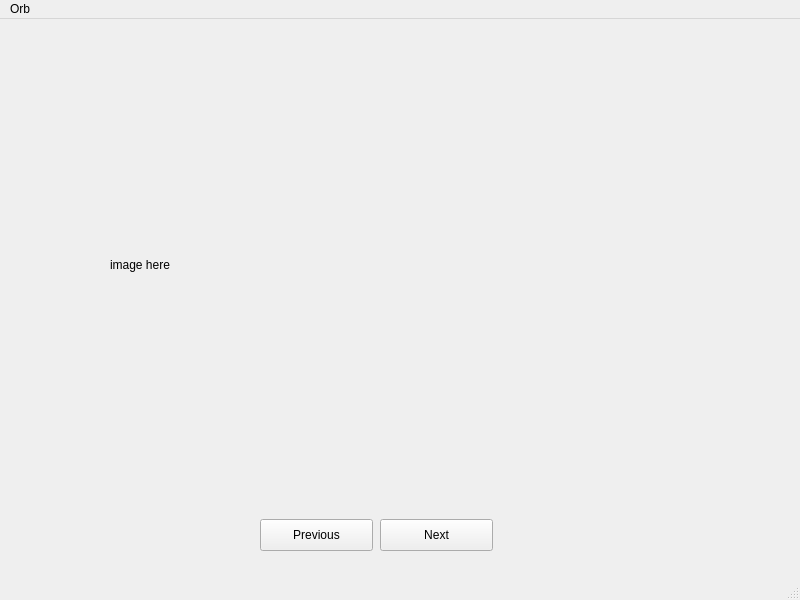
<?xml version="1.0" encoding="UTF-8"?>
<ui version="4.0">
 <class>MainWindow</class>
 <widget class="QMainWindow" name="MainWindow">
  <property name="geometry">
   <rect>
    <x>0</x>
    <y>0</y>
    <width>800</width>
    <height>600</height>
   </rect>
  </property>
  <property name="windowTitle">
   <string>MainWindow</string>
  </property>
  <widget class="QWidget" name="centralwidget">
   <widget class="QPushButton" name="pbPrevious">
    <property name="geometry">
     <rect>
      <x>260</x>
      <y>500</y>
      <width>113</width>
      <height>32</height>
     </rect>
    </property>
    <property name="text">
     <string>Previous</string>
    </property>
   </widget>
   <widget class="QPushButton" name="pbNext">
    <property name="geometry">
     <rect>
      <x>380</x>
      <y>500</y>
      <width>113</width>
      <height>32</height>
     </rect>
    </property>
    <property name="text">
     <string>Next</string>
    </property>
   </widget>
   <widget class="QLabel" name="labelPic">
    <property name="geometry">
     <rect>
      <x>110</x>
      <y>50</y>
      <width>561</width>
      <height>391</height>
     </rect>
    </property>
    <property name="text">
     <string>image here</string>
    </property>
   </widget>
  </widget>
  <widget class="QMenuBar" name="menubar">
   <property name="geometry">
    <rect>
     <x>0</x>
     <y>0</y>
     <width>800</width>
     <height>22</height>
    </rect>
   </property>
   <widget class="QMenu" name="menuOrb">
    <property name="title">
     <string>Orb</string>
    </property>
    <addaction name="actionOpen_File"/>
    <addaction name="actionSetting"/>
    <addaction name="actionAbout"/>
   </widget>
   <addaction name="menuOrb"/>
  </widget>
  <widget class="QStatusBar" name="statusbar"/>
  <action name="actionSetting">
   <property name="text">
    <string>Setting</string>
   </property>
  </action>
  <action name="actionAbout">
   <property name="text">
    <string>About</string>
   </property>
  </action>
  <action name="actionOpen_File">
   <property name="text">
    <string>Open File</string>
   </property>
  </action>
 </widget>
 <resources/>
 <connections/>
</ui>
